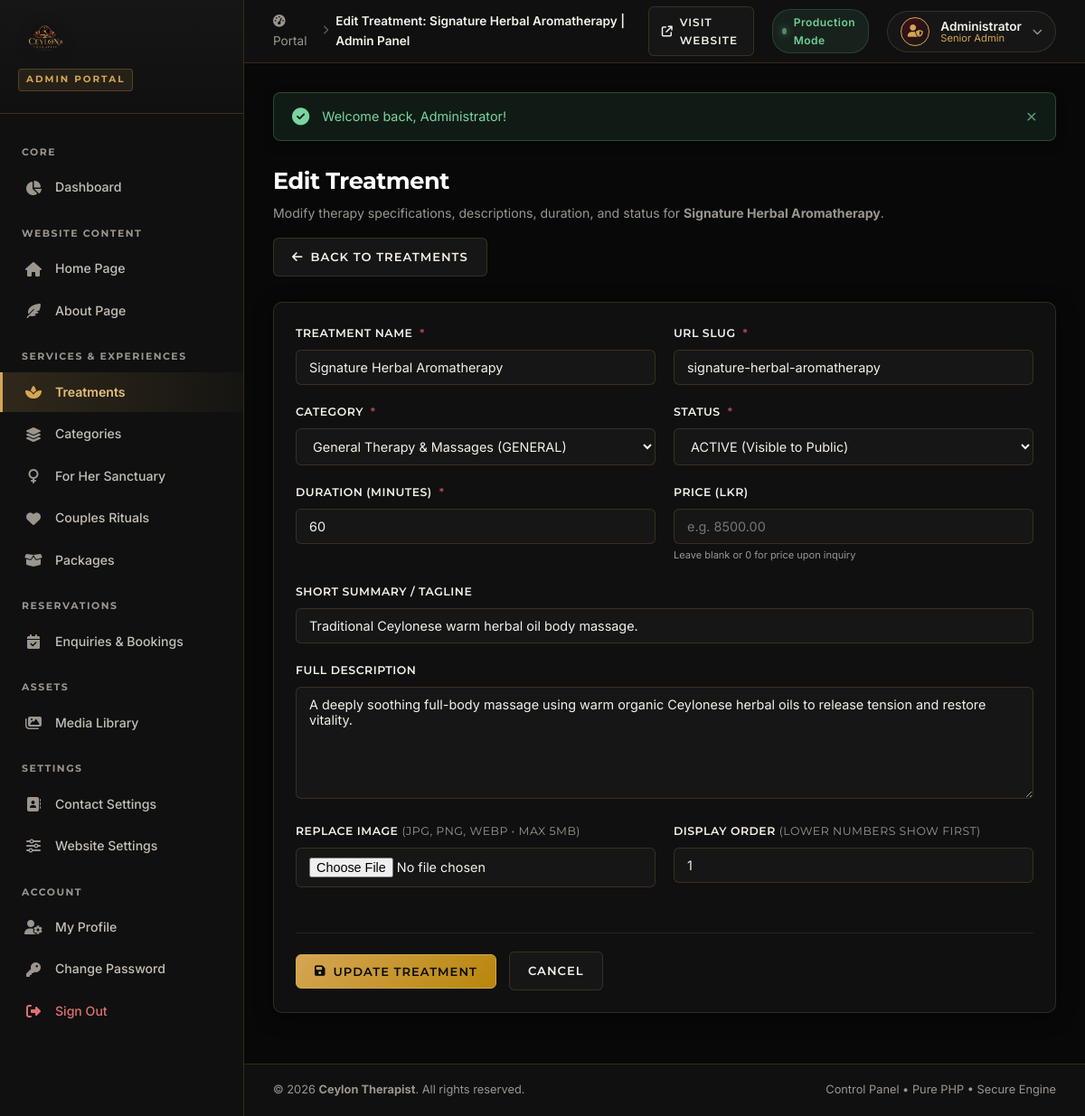
Page /admin/services/edit.php?id=1 (signed in) on the earlier database version.
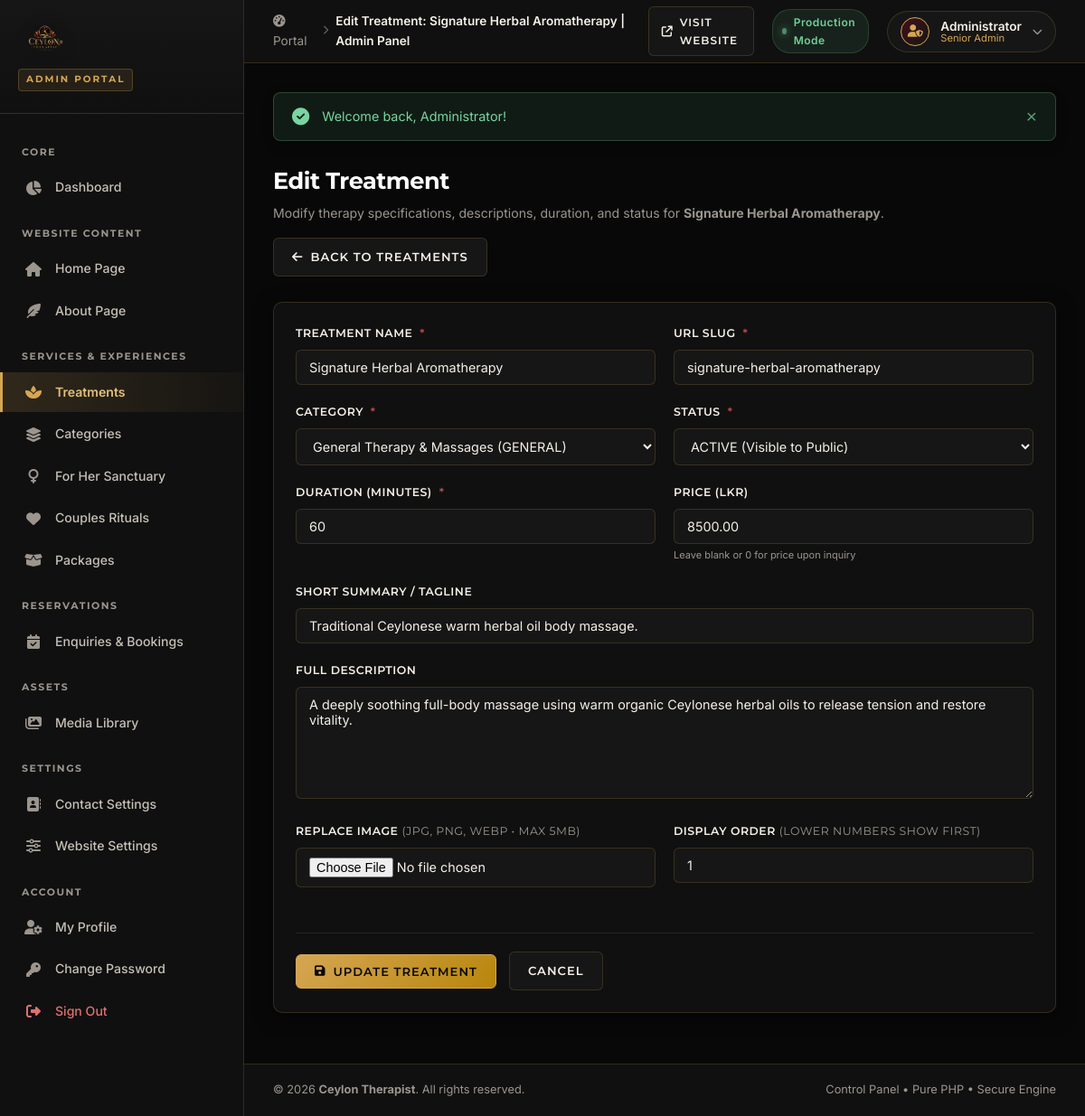
Same page on the later database version.
### tables this page shows
CREATE TABLE IF NOT EXISTS `services` (
    `id` INT UNSIGNED AUTO_INCREMENT PRIMARY KEY,
    `category_id` INT UNSIGNED NOT NULL,
    `name` VARCHAR(150) NOT NULL,
    `slug` VARCHAR(150) NOT NULL UNIQUE,
    `short_description` VARCHAR(255) NULL,
    `description` TEXT NULL,
    `duration_minutes` INT UNSIGNED DEFAULT 60,
    `price` DECIMAL(10,2) NULL DEFAULT NULL,
    `image` VARCHAR(255) NULL,
    `status` ENUM('ACTIVE', 'INACTIVE') DEFAULT 'ACTIVE',
    `display_order` INT DEFAULT 0,
    `created_at` TIMESTAMP DEFAULT CURRENT_TIMESTAMP,
    `updated_at` TIMESTAMP DEFAULT CURRENT_TIMESTAMP ON UPDATE CURRENT_TIMESTAMP,
    CONSTRAINT `fk_services_category` FOREIGN KEY (`category_id`) 
        REFERENCES `service_categories` (`id`) ON DELETE CASCADE ON UPDATE CASCADE
);

CREATE TABLE IF NOT EXISTS `service_categories` (
    `id` INT UNSIGNED AUTO_INCREMENT PRIMARY KEY,
    `code` VARCHAR(50) NOT NULL UNIQUE,
    `name` VARCHAR(100) NOT NULL,
    `description` TEXT NULL,
    `display_order` INT DEFAULT 0,
    `created_at` TIMESTAMP DEFAULT CURRENT_TIMESTAMP
);

### views/admin/services/edit.php (the view, shortened to what the changed rows need)
<?php require BASE_PATH . '/views/layouts/admin-header.php'; ?>
<?php require BASE_PATH . '/views/layouts/admin-sidebar.php'; ?>
<div class="admin-page-header">
    <div class="page-title-wrap">
        <h1>Edit Treatment</h1>
        <p>Modify therapy specifications, descriptions, duration, and status for <strong><?= e($service['name']) ?></strong>.</p>
    </div>
    <div class="admin-header-actions">
        <a href="<?= baseUrl('admin/services/index.php') ?>" class="btn-admin btn-admin-secondary">
            <i class="fa-solid fa-arrow-left"></i> Back to Treatments
        </a>
    </div>
</div>
<div class="admin-card">
    <form action="<?= baseUrl('admin/services/edit.php?id=' . (int)$service['id']) ?>" method="POST" enctype="multipart/form-data">
        <div class="form-grid-2">
            <div class="form-group">
                <label for="name">Treatment Name <span class="required">*</span></label>
                <input type="text" id="name" name="name" class="admin-input" required value="<?= e($service['name']) ?>">
            </div>
            <div class="form-group">
                <label for="slug">URL Slug <span class="required">*</span></label>
                <input type="text" id="slug" name="slug" class="admin-input" required value="<?= e($service['slug']) ?>">
            </div>
        </div>
        <div class="form-grid-2">
            <div class="form-group">
                <label for="category_id">Category <span class="required">*</span></label>
                <select id="category_id" name="category_id" class="admin-select" required>
                    <?php foreach ($categories as $cat): ?>
                        <option value="<?= (int)$cat['id'] ?>" <?= (int)$service['category_id'] === (int)$cat['id'] ? 'selected' : '' ?>>
                            <?= e($cat['name']) ?> (<?= e($cat['code']) ?>)
                        </option>
                    <?php endforeach; ?>
                </select>
            </div>
            <div class="form-group">
                <label for="status">Status <span class="required">*</span></label>
                <select id="status" name="status" class="admin-select" required>
                    <option value="ACTIVE" <?= $service['status'] === 'ACTIVE' ? 'selected' : '' ?>>ACTIVE (Visible to Public)</option>
                </select>
            </div>
        </div>
        <div class="form-grid-2">
            <div class="form-group">
                <label for="duration_minutes">Duration (Minutes) <span class="required">*</span></label>
                <input type="number" id="duration_minutes" name="duration_minutes" class="admin-input" required min="15" step="15" value="<?= (int)$service['duration_minutes'] ?>">
            </div>
            <div class="form-group">
                <label for="price">Price (<?= defined('DEFAULT_CURRENCY') ? DEFAULT_CURRENCY : 'LKR' ?>)</label>
                <input type="number" id="price" name="price" class="admin-input" min="0" step="0.01" placeholder="e.g. 8500.00" value="<?= !empty($service['price']) ? e((string)$service['price']) : '' ?>">
                <small style="color:var(--admin-muted);font-size:11px;">Leave blank or 0 for price upon inquiry</small>
            </div>
        </div>
        <div class="form-group">
            <label for="short_description">Short Summary / Tagline</label>
            <input type="text" id="short_description" name="short_description" class="admin-input" value="<?= e($service['short_description'] ?? '') ?>">
        </div>
        <div class="form-group">
            <label for="description">Full Description</label>
            <textarea id="description" name="description" class="admin-textarea" rows="6"><?= e($service['description'] ?? '') ?></textarea>
        </div>
        <div class="form-grid-2">
            <div class="form-group">
                <label for="image">Replace Image <span style="color:var(--admin-muted);font-weight:normal;">(JPG, PNG, WEBP &bull; Max 5MB)</span></label>
                <input type="file" id="image" name="image" class="admin-input" accept="image/jpeg,image/png,image/webp">
            </div>
            <div class="form-group">
                <label for="display_order">Display Order <span style="color:var(--admin-muted);font-weight:normal;">(Lower numbers show first)</span></label>
                <input type="number" id="display_order" name="display_order" class="admin-input" value="<?= (int)$service['display_order'] ?>">
            </div>
        </div>
        <div class="form-actions">
            <button type="submit" class="btn-admin btn-admin-gold">
                <i class="fa-solid fa-floppy-disk"></i> Update Treatment
            </button>
            <a href="<?= baseUrl('admin/services/index.php') ?>" class="btn-admin btn-admin-secondary">Cancel</a>
        </div>
    </form>
</div>
<?php require BASE_PATH . '/views/layouts/admin-footer.php'; ?>

### views/layouts/admin-sidebar.php (shortened to what the changed rows need)
<?php
$admin = currentAdmin();
$scriptName = str_replace('\\', '/', $_SERVER['SCRIPT_NAME'] ?? '');
?>
<aside class="admin-sidebar" id="adminSidebar">
    <div class="sidebar-brand">
        <a href="<?= baseUrl('admin/dashboard.php') ?>" class="brand-link">
            <img src="<?= assetUrl('images/branding/logo.png') ?>" alt="Ceylon Therapist" class="admin-sidebar-logo">
        </a>
        <span class="badge-portal">ADMIN PORTAL</span>
    </div>
    <nav class="sidebar-nav" aria-label="Admin Navigation">
        <div class="nav-section-title">CORE</div>
        <ul class="nav-group">
            <li class="nav-item">
                <a href="<?= baseUrl('admin/dashboard.php') ?>" class="nav-link <?= strpos($scriptName, 'dashboard.php') !== false ? 'active' : '' ?>">
                    <i class="fa-solid fa-chart-pie nav-icon"></i>
                    <span class="nav-text">Dashboard</span>
                </a>
            </li>
        </ul>
        <div class="nav-section-title">WEBSITE CONTENT</div>
        <ul class="nav-group">
            <li class="nav-item">
                <a href="<?= baseUrl('admin/content/home.php') ?>" class="nav-link <?= strpos($scriptName, 'content/home.php') !== false ? 'active' : '' ?>">
                    <i class="fa-solid fa-house nav-icon"></i>
                    <span class="nav-text">Home Page</span>
                </a>
            </li>
            <li class="nav-item">
                <a href="<?= baseUrl('admin/content/about.php') ?>" class="nav-link <?= strpos($scriptName, 'content/about.php') !== false ? 'active' : '' ?>">
                    <i class="fa-solid fa-feather-pointed nav-icon"></i>
                    <span class="nav-text">About Page</span>
                </a>
            </li>
        </ul>
        <div class="nav-section-title">SERVICES & EXPERIENCES</div>
        <ul class="nav-group">
            <li class="nav-item">
                <a href="<?= baseUrl('admin/services/index.php') ?>" class="nav-link <?= (strpos($scriptName, 'admin/services/') !== false && !isset($_GET['category'])) ? 'active' : '' ?>">
                    <i class="fa-solid fa-spa nav-icon"></i>
                    <span class="nav-text">Treatments</span>
                </a>
            </li>
            <li class="nav-item">
                <a href="<?= baseUrl('admin/categories/index.php') ?>" class="nav-link <?= strpos($scriptName, 'admin/categories/') !== false ? 'active' : '' ?>">
                    <i class="fa-solid fa-layer-group nav-icon"></i>
                    <span class="nav-text">Categories</span>
                </a>
            </li>
            <li class="nav-item">
                <a href="<?= baseUrl('admin/services/index.php?category=FOR_HER') ?>" class="nav-link <?= (isset($_GET['category']) && strtoupper((string)$_GET['category']) === 'FOR_HER') ? 'active' : '' ?>">
                    <i class="fa-solid fa-venus nav-icon"></i>
                    <span class="nav-text">For Her Sanctuary</span>
                </a>
            </li>
            <li class="nav-item">
                <a href="<?= baseUrl('admin/services/index.php?category=COUPLES') ?>" class="nav-link <?= (isset($_GET['category']) && strtoupper((string)$_GET['category']) === 'COUPLES') ? 'active' : '' ?>">
                    <i class="fa-solid fa-heart nav-icon"></i>
                    <span class="nav-text">Couples Rituals</span>
                </a>
            </li>
            <li class="nav-item">
                <a href="<?= baseUrl('admin/packages/index.php') ?>" class="nav-link <?= strpos($scriptName, 'admin/packages/') !== false ? 'active' : '' ?>">
                    <i class="fa-solid fa-box-open nav-icon"></i>
                    <span class="nav-text">Packages</span>
                </a>
            </li>
        </ul>
        <div class="nav-section-title">RESERVATIONS</div>
        <ul class="nav-group">
            <li class="nav-item">
                <a href="<?= baseUrl('admin/enquiries/index.php') ?>" class="nav-link <?= strpos($scriptName, 'admin/enquiries/') !== false ? 'active' : '' ?>">
                    <i class="fa-solid fa-calendar-check nav-icon"></i>
                    <span class="nav-text">Enquiries & Bookings</span>
                </a>
            </li>
        </ul>
        <div class="nav-section-title">ASSETS</div>
        <ul class="nav-group">
            <li class="nav-item">
                <a href="<?= baseUrl('admin/media/index.php') ?>" class="nav-link <?= strpos($scriptName, 'admin/media/') !== false ? 'active' : '' ?>">
                    <i class="fa-solid fa-images nav-icon"></i>
                    <span class="nav-text">Media Library</span>
                </a>
            </li>
        </ul>
        <div class="nav-section-title">SETTINGS</div>
        <ul class="nav-group">
            <li class="nav-item">
                <a href="<?= baseUrl('admin/settings/contact.php') ?>" class="nav-link <?= strpos($scriptName, 'settings/contact.php') !== false ? 'active' : '' ?>">
                    <i class="fa-solid fa-address-book nav-icon"></i>
                    <span class="nav-text">Contact Settings</span>
                </a>
            </li>
            <li class="nav-item">
                <a href="<?= baseUrl('admin/settings/site.php') ?>" class="nav-link <?= strpos($scriptName, 'settings/site.php') !== false ? 'active' : '' ?>">
                    <i class="fa-solid fa-sliders nav-icon"></i>
                    <span class="nav-text">Website Settings</span>
                </a>
            </li>
        </ul>
        <div class="nav-section-title">ACCOUNT</div>
        <ul class="nav-group">
            <li class="nav-item">
                <a href="<?= baseUrl('admin/profile/index.php') ?>" class="nav-link <?= (strpos($scriptName, 'admin/profile/index.php') !== false || ($scriptName === 'admin/profile/')) ? 'active' : '' ?>">
                    <i class="fa-solid fa-user-gear nav-icon"></i>
                    <span class="nav-text">My Profile</span>
                </a>
            </li>
            <li class="nav-item">
                <a href="<?= baseUrl('admin/profile/change-password.php') ?>" class="nav-link <?= strpos($scriptName, 'change-password.php') !== false ? 'active' : '' ?>">
                    <i class="fa-solid fa-key nav-icon"></i>
                    <span class="nav-text">Change Password</span>
                </a>
            </li>
            <li class="nav-item">
                <a href="<?= baseUrl('logout.php') ?>" class="nav-link nav-logout">
                    <i class="fa-solid fa-right-from-bracket nav-icon"></i>
                    <span class="nav-text">Sign Out</span>
                </a>
            </li>
        </ul>
    </nav>
</aside>
<div class="admin-main-container">
    <header class="admin-topbar">
        <div class="topbar-left">
            <div class="topbar-breadcrumbs">
                <span class="breadcrumb-item"><a href="<?= baseUrl('admin/dashboard.php') ?>"><i class="fa-solid fa-gauge-high"></i> Portal</a></span>
                <span class="breadcrumb-sep"><i class="fa-solid fa-chevron-right"></i></span>
                <span class="breadcrumb-item active"><?= e($pageTitle ?? 'Dashboard') ?></span>
            </div>
        </div>
        <div class="topbar-right">
            <a href="<?= baseUrl('index.php') ?>" target="_blank" class="btn-admin btn-admin-secondary" style="font-size:12px;padding:7px 14px;display:flex;align-items:center;gap:7px;text-decoration:none;" title="Open Public Website in New Tab">
                <i class="fa-solid fa-arrow-up-right-from-square"></i> Visit Website
            </a>
            <div class="topbar-badge-live">
                <span class="live-dot"></span>
                <span>Production Mode</span>
            </div>
            <div class="admin-profile-pill">
                <div class="profile-avatar-circle">
                    <i class="fa-solid fa-user-shield"></i>
                </div>
                <div class="profile-meta">
                    <span class="profile-name"><?= e($admin['name'] ?? 'Administrator') ?></span>
                    <span class="profile-role">Senior Admin</span>
                </div>
                <i class="fa-solid fa-chevron-down profile-arrow"></i>
            </div>
        </div>
    </header>
    <main class="admin-workspace">
        <?php if (hasFlash('success')): ?>
            <div class="admin-alert admin-alert-success" role="alert">
                <i class="fa-solid fa-circle-check alert-icon"></i>
                <div class="alert-content">
                    <?php foreach (getFlash('success') as $msg): ?>
                        <p><?= e($msg) ?></p>
                    <?php endforeach; ?>
                </div>
                <button type="button" class="alert-close" aria-label="Close alert">&times;</button>
            </div>
        <?php endif; ?>

Differences in the rows shown:
changed services "Signature Herbal Aromatherapy": price (not shown) → "8500.00"
